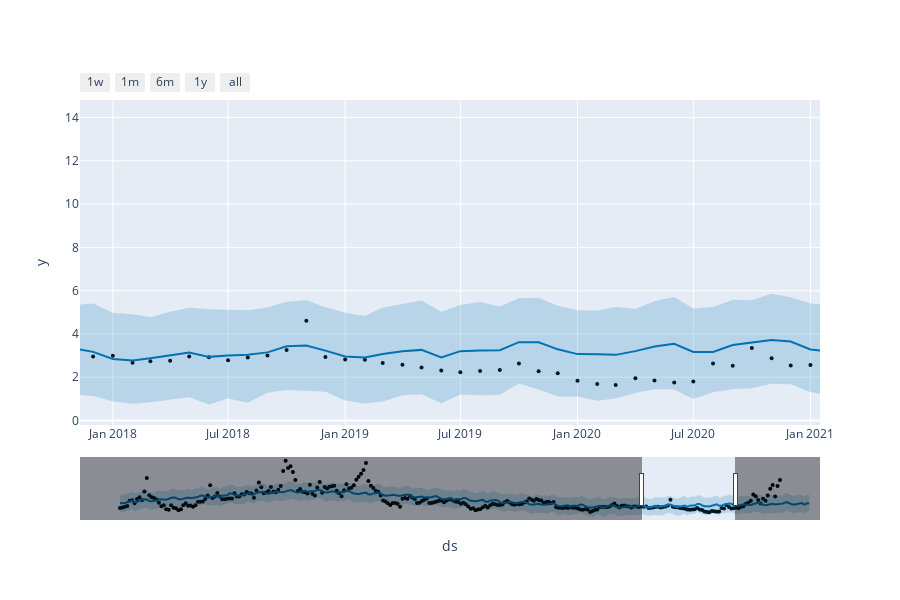

This figure's notebook cell:
### Code cell
from prophet.plot import plot_plotly, plot_components_plotly
plot_plotly(m, forecast)

### Figure 1 — Plotly figure (JSON) as saved in the notebook; plotly's stock layout.template omitted (floating-point values rounded to 4 significant figures; data arrays with more than 128 entries replaced by an {"elided": "..."} marker saying what was removed)
{"data": [{"marker": {"color": "black", "size": 4}, "mode": "markers", "name": "Actual", "type": "scatter", "x": {"elided": "272 str values"}, "y": {"elided": "272 float values"}}, {"hoverinfo": "skip", "line": {"width": 0}, "mode": "lines", "type": "scatter", "x": {"elided": "284 str values"}, "y": {"elided": "284 float values"}}, {"fill": "tonexty", "fillcolor": "rgba(0, 114, 178, 0.2)", "line": {"color": "#0072B2", "width": 2}, "mode": "lines", "name": "Predicted", "type": "scatter", "x": {"elided": "284 str values"}, "y": {"elided": "284 float values"}}, {"fill": "tonexty", "fillcolor": "rgba(0, 114, 178, 0.2)", "hoverinfo": "skip", "line": {"width": 0}, "mode": "lines", "type": "scatter", "x": {"elided": "284 str values"}, "y": {"elided": "284 float values"}}], "layout": {"height": 600, "showlegend": false, "width": 900, "xaxis": {"autorange": false, "range": ["2017-11-10 10:02:10.9091", "2021-01-16 00:39:16.5873"], "rangeselector": {"buttons": [{"count": 7, "label": "1w", "step": "day", "stepmode": "backward"}, {"count": 1, "label": "1m", "step": "month", "stepmode": "backward"}, {"count": 6, "label": "6m", "step": "month", "stepmode": "backward"}, {"count": 1, "label": "1y", "step": "year", "stepmode": "backward"}, {"step": "all"}]}, "rangeslider": {"autorange": true, "range": ["1998-08-19 02:54:32.7273", "2023-12-13 21:05:27.2727"], "visible": true, "yaxis": {"_template": null, "rangemode": "match"}}, "title": {"text": "ds"}, "type": "date"}, "yaxis": {"autorange": true, "range": [-0.2078, 14.81], "title": {"text": "y"}, "type": "linear"}}}
